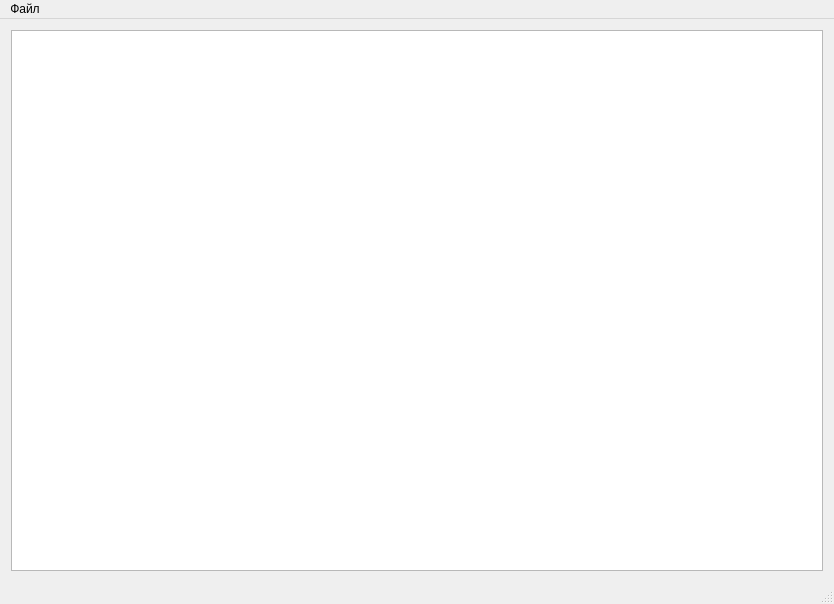
<?xml version="1.0" encoding="UTF-8"?>
<ui version="4.0">
 <class>MainWindow</class>
 <widget class="QMainWindow" name="MainWindow">
  <property name="geometry">
   <rect>
    <x>0</x>
    <y>0</y>
    <width>834</width>
    <height>604</height>
   </rect>
  </property>
  <property name="windowTitle">
   <string>MainWindow</string>
  </property>
  <property name="locale">
   <locale language="Russian" country="Russia"/>
  </property>
  <widget class="QWidget" name="centralWidget">
   <property name="enabled">
    <bool>true</bool>
   </property>
   <property name="sizePolicy">
    <sizepolicy hsizetype="Preferred" vsizetype="Preferred">
     <horstretch>0</horstretch>
     <verstretch>0</verstretch>
    </sizepolicy>
   </property>
   <layout class="QVBoxLayout" name="verticalLayout">
    <item>
     <widget class="QTextEdit" name="textEdit">
      <property name="sizePolicy">
       <sizepolicy hsizetype="Expanding" vsizetype="Expanding">
        <horstretch>0</horstretch>
        <verstretch>0</verstretch>
       </sizepolicy>
      </property>
      <property name="html">
       <string>&lt;!DOCTYPE HTML PUBLIC &quot;-//W3C//DTD HTML 4.0//EN&quot; &quot;http://www.w3.org/TR/REC-html40/strict.dtd&quot;&gt;
&lt;html&gt;&lt;head&gt;&lt;meta name=&quot;qrichtext&quot; content=&quot;1&quot; /&gt;&lt;style type=&quot;text/css&quot;&gt;
p, li { white-space: pre-wrap; }
&lt;/style&gt;&lt;/head&gt;&lt;body style=&quot; font-family:'Noto Sans'; font-size:10pt; font-weight:400; font-style:normal;&quot;&gt;
&lt;p style=&quot;-qt-paragraph-type:empty; margin-top:0px; margin-bottom:0px; margin-left:0px; margin-right:0px; -qt-block-indent:0; text-indent:0px; font-family:'Cantarell'; font-size:11pt;&quot;&gt;&lt;br /&gt;&lt;/p&gt;&lt;/body&gt;&lt;/html&gt;</string>
      </property>
     </widget>
    </item>
   </layout>
  </widget>
  <widget class="QMenuBar" name="menuBar">
   <property name="geometry">
    <rect>
     <x>0</x>
     <y>0</y>
     <width>834</width>
     <height>23</height>
    </rect>
   </property>
   <widget class="QMenu" name="menu">
    <property name="title">
     <string>Файл</string>
    </property>
    <addaction name="Menu_Create"/>
    <addaction name="Menu_Open"/>
    <addaction name="Menu_Save"/>
    <addaction name="Menu_SaveAs"/>
    <addaction name="separator"/>
    <addaction name="Menu_Quit"/>
   </widget>
   <addaction name="menu"/>
  </widget>
  <widget class="QStatusBar" name="statusBar"/>
  <action name="Menu_Create">
   <property name="text">
    <string>Создать</string>
   </property>
   <property name="toolTip">
    <string>Создать</string>
   </property>
   <property name="shortcut">
    <string>Ctrl+N</string>
   </property>
  </action>
  <action name="Menu_Open">
   <property name="text">
    <string>Открыть</string>
   </property>
   <property name="shortcut">
    <string>Ctrl+O</string>
   </property>
  </action>
  <action name="Menu_Save">
   <property name="text">
    <string>Сохранить</string>
   </property>
   <property name="shortcut">
    <string>Ctrl+S</string>
   </property>
  </action>
  <action name="Menu_SaveAs">
   <property name="text">
    <string>Сохранить как</string>
   </property>
   <property name="shortcut">
    <string>Ctrl+Shift+S</string>
   </property>
  </action>
  <action name="Menu_Quit">
   <property name="text">
    <string>Выход</string>
   </property>
   <property name="toolTip">
    <string>Выход</string>
   </property>
   <property name="shortcut">
    <string>Ctrl+Q</string>
   </property>
  </action>
 </widget>
 <layoutdefault spacing="6" margin="11"/>
 <resources/>
 <connections/>
</ui>
